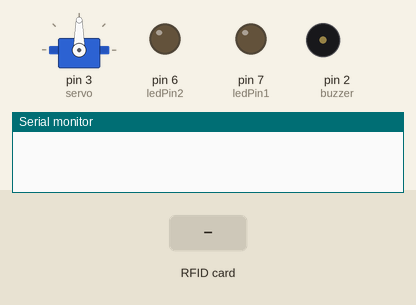
Simulated run of this sketch. Board: Arduino Uno, built with avr-gcc and run on an emulated ATmega328P. Parts: servo, output pins drawn as LEDs (lit = HIGH), buzzer (waves = sounding, pin HIGH), the last lines printed to the serial monitor. Inputs (shaded band) come from the test bench. Pins used as bus, display or sensor lines are not drawn.

Above: at 1.2 s.
1.3 s: RFID card 53 A0 88 15 held to the reader
At 2.7 s:
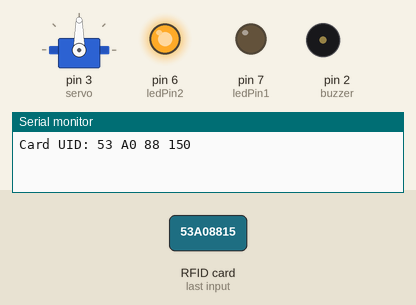
3.0 s: RFID card FC 4D BB 2B held to the reader
At 4.0 s:
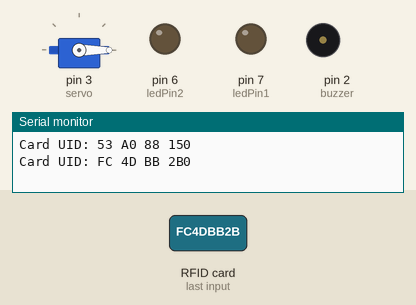
4.7 s: RFID card 5E 7A 19 C4 held to the reader
At 5.6 s:
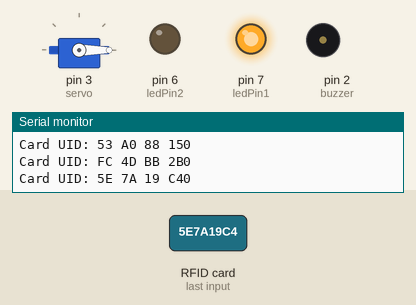
Timing chart, 0 to 7.7 s (numbered marks = the images above; inputs shaded):
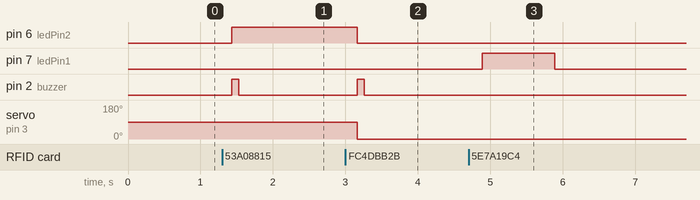

The sketch:

scannerDeTarjeta.ino
```cpp
//RST           D9
//SDA(SS)      D10
//MOSI         D11
//MISO         D12
//SCK          D13

#include <SPI.h>
#include <MFRC522.h>
#include <Stepper.h>
#include <Servo.h>

#define STEPS 4096
#define NUMSTEPS 10000
const int RST_PIN = 9;            // Pin 9 para el reset del RC522
const int SS_PIN = 10;            // Pin 10 para el SS (SDA) del RC522
const int ledPin1 = 7;
const int ledPin2 = 6;
const byte buzzer = 2;
byte salida = 100;
byte ID[4];
byte Tarjeta[4] = {0x53, 0xA0, 0x88, 0x15};
byte llavero[4] =  {0xFC, 0x4D, 0xBB, 0x2B};
Servo servo;
MFRC522 mfrc522(SS_PIN, RST_PIN);   // Crear instancia del MFRC522
Stepper stepper(STEPS,5,4,3,2);

void printArray(byte *buffer, byte bufferSize) {
   for (byte i = 0; i < bufferSize; i++) {
      Serial.print(buffer[i] < 0x10 ? " 0" : " ");
      Serial.print(buffer[i], HEX);
   }
}

void setup()
{
   Serial.begin(9600);      //Inicializa la velocidad de Serial
   SPI.begin();         //Función que inicializa SPI
   mfrc522.PCD_Init();     //Función  que inicializa RFID
   pinMode(ledPin1, OUTPUT);
   pinMode(ledPin2, OUTPUT);
   pinMode(buzzer, OUTPUT);
   servo.attach(3);
   stepper.setSpeed(5);
}

void loop()
{
   int angulo = map(RST_PIN, 0, 1023, 0, 180);
   // Detectar tarjeta
   if (mfrc522.PICC_IsNewCardPresent())
   {
      if (mfrc522.PICC_ReadCardSerial())
      {
         Serial.print(F("Card UID:"));
         //printArray(mfrc522.uid.uidByte, mfrc522.uid.size);
         byte *uidByte = mfrc522.uid.uidByte+mfrc522.uid.size;
         for (byte i = 0; i < mfrc522.uid.size; i++)
         {
          Serial.print(mfrc522.uid.uidByte[i] < 0x10 ? " 0" : " ");
          Serial.print(mfrc522.uid.uidByte[i], HEX);
          ID[i]=mfrc522.uid.uidByte[i];
          }
          Serial.println(*uidByte);
          if(compareArray(ID,Tarjeta) || compareArray(ID, llavero)) {
            if (digitalRead(ledPin2) == HIGH) {
              for (angulo = 90; angulo>=0; angulo = angulo - 10) {
                servo.write(angulo);
              }
              digitalWrite(ledPin2, LOW);
              digitalWrite(buzzer, HIGH);
              delay(100);
              digitalWrite(buzzer, LOW);
            } else {
              for (angulo = 0; angulo<=90; angulo = angulo + 10) {
                servo.write(angulo);
              }
              digitalWrite(ledPin2, HIGH);
              digitalWrite(buzzer, HIGH);
              delay(100);
              digitalWrite(buzzer, LOW);
            }
          }
          else {
            digitalWrite(ledPin1, HIGH);
            delay(1000);
            digitalWrite(ledPin1, LOW);
          }


         Serial.println();
         //digitalWrite(ledPin1, HIGH);

         // Finalizar lectura actual
         mfrc522.PICC_HaltA();
      }
   }
   delay(250);
}

boolean compareArray(byte array1[],byte array2[])
{
  if(array1[0] != array2[0])return(false);
  if(array1[1] != array2[1])return(false);
  if(array1[2] != array2[2])return(false);
  if(array1[3] != array2[3])return(false);
  return(true);
}
```

Measured:
- after the input at 1.3 s, pin 6 (ledPin2): LOW → HIGH after 0.13 s; pin 2 (buzzer): LOW → HIGH after 0.13 s, → LOW 0.10 s later
- after the input at 3.0 s, pin 6 (ledPin2): HIGH → LOW after 0.16 s; pin 2 (buzzer): LOW → HIGH after 0.16 s, → LOW 0.10 s later; servo on pin 3 (servo): 90° → 0° after 0.16 s
- after the input at 4.7 s, pin 7 (ledPin1): LOW → HIGH after 0.19 s, → LOW 1.0 s later
